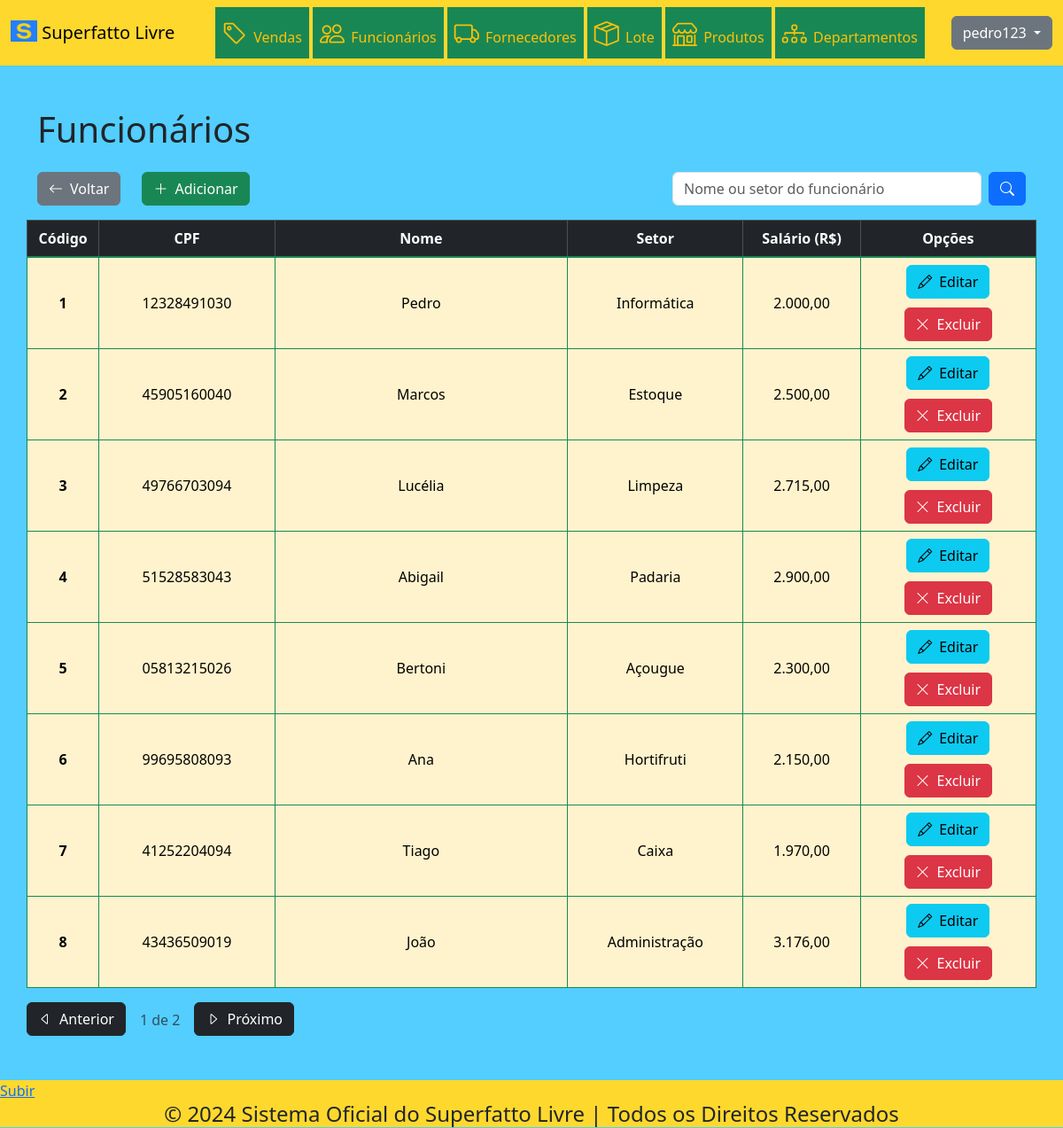
Screenshot of /funcionario (signed in) with the database file from the repository.
### tables this page shows
CREATE TABLE IF NOT EXISTS `funcionario` (
  `codigo` INT NOT NULL AUTO_INCREMENT,
  `cpf` VARCHAR(45) NULL,
  `nome` VARCHAR(45) NULL,
  `setor` VARCHAR(45) NULL,
  `salario` FLOAT NULL,
  PRIMARY KEY (`codigo`));

### App/Controller/BaseController.php (called while the page is built, shortened)
<?php
abstract class BaseController
{
    protected array $dados;
    public function __construct()
    {
        $this->dados = [];
    }
    public function renderizar(string $view)
    {
        $dados = $this->getDados();
        require_once PATH . '/App/View/layout/header.php';
        require_once PATH . '/App/View/layout/menu.php';
        require_once PATH . '/App/View/' . $view . '.php';
        require_once PATH . '/App/View/layout/footer.php';
    }
    public function getDados()
    {
        return $this->dados;
    }
    public function setDados($nomeChave, $valorDado)
    {
        if ($nomeChave != "" && $valorDado != "") {
            $this->dados[$nomeChave] = $valorDado;
        }
    }
}

### index.php (called while the page is built, shortened)
<?php
try
{
    $app = new App();
    $app->identificarController();
    $app->executarController();
} catch (Exception $excecao) {
    throw new Exception("Erro na execução do sistema", $excecao->getCode());
}

### App/Model/DAO/BaseDAO.php (called while the page is built, shortened)
<?php
abstract class BaseDAO
{
    private $conexao;
    public function __construct()
    {
        $this->conexao = Conexao::getConexao();
    }
    public function select($sql)
    {
        return $this->conexao->query($sql);
    }
}

### App/Lib/Conexao.php (called while the page is built, shortened)
<?php
class Conexao
{
    public static function getConexao()
    {
        $dsn = DB_DRIVER . ':host=' . DB_HOST . ';dbname=' . DB_NAME . ";";
        $conexao = new PDO($dsn , DB_USER, DB_PASSWORD);
        $conexao->setAttribute(PDO::ATTR_ERRMODE, PDO::ERRMODE_EXCEPTION);
        return $conexao;
    }
}

### App/Model/DAO/FuncionarioDAO.php (called while the page is built, shortened)
<?php
class FuncionarioDAO extends BaseDAO
{
    public function listarPaginacao($indice, $limitePorPagina, $busca = "")
    {
        try {
            $pdoStatement = $this->select("SELECT * FROM funcionario
                WHERE nome LIKE '%$busca%' OR setor LIKE '%$busca%' LIMIT $indice, $limitePorPagina");
            $pdoStatement->setFetchMode(PDO::FETCH_CLASS | PDO::FETCH_PROPS_LATE, "App\\Model\\Entidades\\Funcionario");
            $funcionarios = $pdoStatement->fetchAll();
            return $funcionarios;
        }
        catch (Exception $excecao) {
            $erro = new Exception("Erro " . $excecao->getCode() . ". Erro no acesso aos dados");
            return $erro;
        }
    }
}

### App/Model/Entidades/Funcionario.php (called while the page is built, shortened)
<?php
class Funcionario
{
    private int $codigo;
    private string $cpf;
    private string $nome;
    private string $setor;
    private float $salario;
    public function __construct(int $codigo = 0, string $cpf = "", string $nome = "", string $setor = "", float $salario = 0.0)
    {
        $this->codigo = $codigo;
        $this->cpf = $cpf;
        $this->nome = $nome;
        $this->setor = $setor;
        $this->salario = $salario;
    }
    public function listarPaginacao($indice, $limitePorPagina, $busca = "")
    {
        $funcionarioDAO = new FuncionarioDAO();
        $resultado = $funcionarioDAO->listarPaginacao($indice, $limitePorPagina, $busca);
        return $resultado;
    }
    public function getCodigo() : int
    {
        return $this->codigo;
    }
    public function getCpf() : string
    {
        return $this->cpf;
    }
    public function getNome() : string
    {
        return $this->nome;
    }
    public function getSetor() : string
    {
        return $this->setor;
    }
    public function getSalarioView() : string
    {
        $valor_formatado = number_format($this->salario, 2, ',', '.');
        return $valor_formatado;
    }
}

### App/View/funcionario/index.php (the view, shortened to what this page needs)
<div class="container-sm my-5">
  <div class="row mb-3">
    <div class="col-auto">
      <h1>Funcionários</h1>
    </div>
  </div>
  <div class="row mb-3">
    <div class="col-auto">
      <a href="http://<?=APP_HOST?>/" class="btn btn-secondary">
        <i class="bi bi-arrow-left">&ensp;</i>Voltar
      </a>
    </div>
    <div class="col-auto">
      <a href="http://<?=APP_HOST?>/funcionario/encaminharCadastro" class="btn btn-success">
        <i class="bi bi-plus-lg">&ensp;</i>Adicionar
      </a>
    </div>
    <div class="col-auto mx-auto me-0">
      <form class="d-flex" method="GET" action="http://<?=APP_HOST?>/funcionario">
        <input class="form-control me-2" type="search" size="30" id="busca" name="busca" placeholder="Nome ou setor do funcionário">
        <button class="btn btn-primary" type="submit">
          <i class="bi bi-search"></i>
        </button>
      </form>
    </div>
  </div>
  <?php if (isset($dados['funcionarios']) && !empty($dados['funcionarios'])) { ?>
    <div class="row">
      <div class="col table-responsive-md px-0">
        <table class="table table-bordered align-middle">
          <thead class="table-dark text-center">
            <tr>
              <th scope="col" style="width:5%;">Código</th>
              <th scope="col" style="width:15%;">CPF</th>
              <th scope="col" style="width:25%;">Nome</th>
              <th scope="col" style="width:15%;">Setor</th>
              <th scope="col" style="width:10%;">Salário (R$)</th>
              <th scope="col" style="width:15%;">Opções</th>
            </tr>
          </thead>
          <tbody class="table-group-divider table-warning border-success text-center">
            <?php foreach ($dados['funcionarios'] as $funcionario) { ?>
              <tr>
                <th scope="row"><?= $funcionario->getCodigo() ?></th>
                <td><?= $funcionario->getCpf() ?></td>
                <td><?= $funcionario->getNome() ?></td>
                <td><?= $funcionario->getSetor() ?></td>
                <td><?= $funcionario->getSalarioView() ?></td>
                <td>
                  <a href="http://<?=APP_HOST?>/funcionario/encaminharEdicao/<?= $funcionario->getCodigo() ?>" class="btn btn-info">
                    <i class="bi bi-pencil">&ensp;</i>Editar
                  </a>
                  <a href="http://<?=APP_HOST?>/funcionario/encaminharExclusao/<?= $funcionario->getCodigo() ?>"
                  class="btn btn-danger margem_celular">
                    <i class="bi bi-x-lg">&ensp;</i>Excluir
                  </a>
                </td>
              </tr>
            <?php } ?>
          </tbody>
        </table>
      </div>
    </div>
    <?= $dados['paginacao'] ?>
  <?php } else if (isset($dados['funcionarios']) && empty($dados['funcionarios'])) { ?>
    <div class="row">
      <div class="col alert alert-dark">
        <h2>Não há cadastros.</h2>
      </div>
    </div>
  <?php } ?>
</div>

### public/css/estilo.css (style rules this page uses)
body { background-color: #53ceff; }
@media screen and (max-width: 1200px) { .margem_celular { margin-top: 10px; } }

### rows the page displays
funcionario: codigo "1", cpf "12328491030", nome "Pedro", setor "Informática", salario "2.000,00"
funcionario: codigo "2", cpf "45905160040", nome "Marcos", setor "Estoque", salario "2.500,00"
funcionario: codigo "3", cpf "49766703094", nome "Lucélia", setor "Limpeza", salario "2.715,00"
funcionario: codigo "4", cpf "51528583043", nome "Abigail", setor "Padaria", salario "2.900,00"
funcionario: codigo "5", cpf "05813215026", nome "Bertoni", setor "Açougue", salario "2.300,00"
funcionario: codigo "6", cpf "99695808093", nome "Ana", setor "Hortifruti", salario "2.150,00"
funcionario: codigo "7", cpf "41252204094", nome "Tiago", setor "Caixa", salario "1.970,00"
funcionario: codigo "8", cpf "43436509019", nome "João", setor "Administração", salario "3.176,00"

### other values shown
$sessao::getNomeUsuario() "pedro123"
$paginaSelecionada "1"
$totalPaginas "2"
